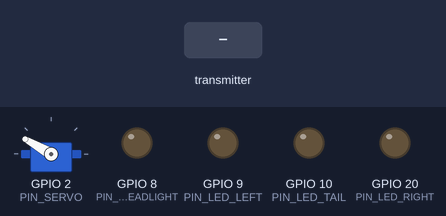
A sketch run on a simulated ESP32-C3. On the bench: servo, output pins drawn as LEDs (lit = HIGH). The inputs (shaded band) are chosen by the test bench. What the sketch prints to the serial monitor is not drawn.

Above: at 1.2 s.
1.3 s: the transmitter starts sending flags = 1
At 2.1 s:
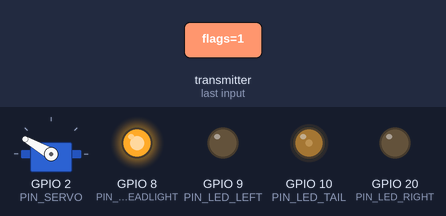
2.8 s: the transmitter starts sending steering = 1024
At 3.4 s:
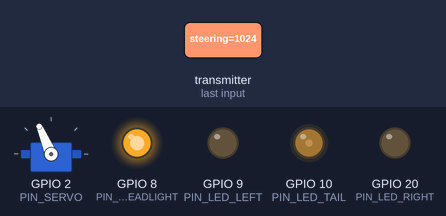
4.3 s: the transmitter starts sending steering = 2048
At 5.5 s:
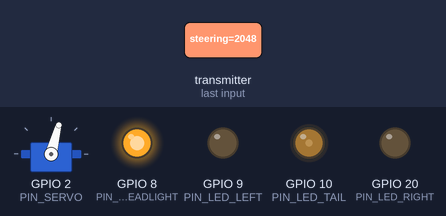
5.8 s: the transmitter starts sending steering = 4095
At 6.9 s:
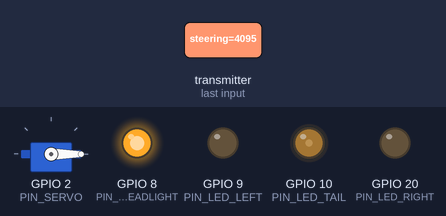
7.3 s: the transmitter starts sending flags = 0
At 8.0 s:
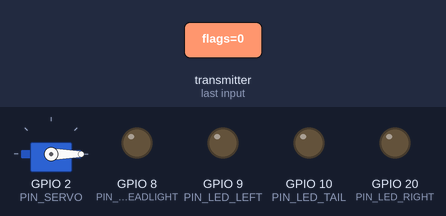
8.8 s: the transmitter starts sending steering = 2048
At 9.2 s:
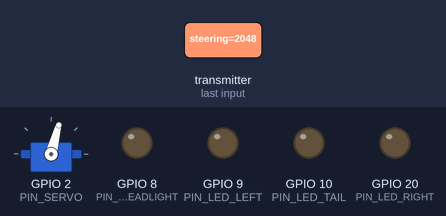
Timing chart, 0 to 11.3 s (numbered marks = the images above; inputs shaded):
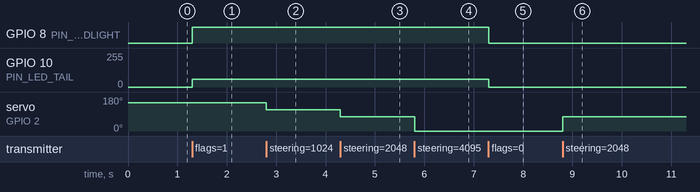

The sketch:

car.ino
```cpp
#include <WiFi.h>
#include <esp_now.h>
#include <ESP32Servo.h>
#include "config.h"
#include "protocol.h"
#include "vehicle_lights.h"
#include "lights.h"
#include <esp_wifi.h>

Servo steeringServo;

// Último comando recebido
static ControlPacket lastCmd = {};

// Telemetria enviada ao controle
static TelemetryPacket telemetry = {};

// MAC do controle (aprendido dinamicamente)
// static uint8_t controlMAC[6] = {0};
// uint8_t controlMAC[] = {0x18, 0x8B, 0x0E, 0x31, 0x91, 0xE8};
uint8_t controlMAC[] = {0x24, 0xEC, 0x4A, 0xCA, 0xFC, 0x88};

void onReceive(
  const esp_now_recv_info_t *info,
  const uint8_t *data,
  int len
) {
  Serial.println("RX OK");

  if (len == sizeof(ControlPacket)) {
    memcpy(&lastCmd, data, sizeof(ControlPacket));
    memcpy(controlMAC, info->src_addr, 6);

    // Serial.print("CMD FLAGS: ");
    // Serial.println(lastCmd.flags, BIN);

    // Atualiza estado lógico do veículo
    vehicleLightsUpdateFromCommand(lastCmd.flags);
  }
}

void setup() {
  Serial.begin(115200);
  Serial.println("BOOT");

  WiFi.mode(WIFI_STA);
  WiFi.disconnect();

  esp_wifi_set_ps(WIFI_PS_NONE);
  esp_wifi_set_channel(11, WIFI_SECOND_CHAN_NONE);

  if (esp_now_init() != ESP_OK) {
    Serial.println("Erro ao iniciar ESP-NOW Carrinho");
    return;
  }

  esp_now_set_pmk((uint8_t*)"pmk1234567890123");
  esp_now_register_recv_cb(onReceive);

  steeringServo.attach(PIN_SERVO, 500, 2400);

  esp_now_peer_info_t peer = {};
  memcpy(peer.peer_addr, controlMAC, 6);
  peer.channel = 11;
  peer.encrypt = false;

  if (esp_now_add_peer(&peer) != ESP_OK) {
    Serial.println("Erro add peer carrinho");
  }

  vehicleLightsInit();
  lightsInit();
}

void loop() {
  // Atualiza regras internas (failsafe, prioridades, etc)
  vehicleLightsLoop();

  uint16_t potValue = lastCmd.steering;

  // converte 0–4095 para 180–0 graus
  int angle = map(potValue, 0, 4095, 150, 0);
  steeringServo.write(angle);

  Serial.print("Pot: ");
  Serial.print(potValue);
  Serial.print(" Angle: ");
  Serial.println(angle);

  // if (vehicleLightsGetState().failsafe > 0) {
  //   Serial.print(" FAILSAFE: ");
  //   Serial.println(vehicleLightsGetState().failsafe);
  // }

  lightsLoop();
  lightsApplyState(vehicleLightsGetState());

  // Monta telemetria (estado REAL do veículo)
  telemetry.activeFlags = vehicleLightsGetActiveFlags();
  telemetry.failsafe    = vehicleLightsGetState().failsafe;
  telemetry.seqEcho     = lastCmd.seq;

  // Envia telemetria de volta ao controle (~20 Hz)
  static unsigned long lastSend = 0;
  if (controlMAC[0] != 0 && millis() - lastSend >= 80) {
    lastSend = millis();

    esp_now_send(controlMAC,
                 (uint8_t*)&telemetry,
                 sizeof(telemetry));
  }
}
```

lights.cpp
```cpp
#include "lights.h"
#include "vehicle_lights.h"
#include "config.h"
#include <Arduino.h>

// =============================
// CONFIG PWM (ESP32-C3 Core 3.x)
// =============================
#define TAIL_PWM_FREQ  5000
#define TAIL_PWM_RES   8   // 0-255

#define TAIL_DIM_LEVEL    60
#define TAIL_BRAKE_LEVEL  220

// =============================
// Controle de pisca
// =============================
static bool blinkState = false;
static unsigned long lastBlink = 0;

// =============================
// Inicialização
// =============================
void lightsInit() {

  pinMode(PIN_LED_HEADLIGHT, OUTPUT);
  pinMode(PIN_LED_LEFT,      OUTPUT);
  pinMode(PIN_LED_RIGHT,     OUTPUT);

  // API nova do Core 3.x
  ledcAttach(PIN_LED_TAIL, TAIL_PWM_FREQ, TAIL_PWM_RES);
  ledcWrite(PIN_LED_TAIL, 0);

  digitalWrite(PIN_LED_HEADLIGHT, LOW);
  digitalWrite(PIN_LED_LEFT,      LOW);
  digitalWrite(PIN_LED_RIGHT,     LOW);

  blinkState = false;
  lastBlink = millis();
}

// =============================
// Atualiza o estado do pisca
// =============================
void lightsLoop() {

  unsigned long now = millis();

  if (now - lastBlink >= BLINK_PERIOD_MS) {
    lastBlink = now;
    blinkState = !blinkState;
  }
}

// =============================
// Aplica estado lógico → hardware
// =============================
void lightsApplyState(const VehicleLightState& state) {

  // Farol dianteiro
  digitalWrite(PIN_LED_HEADLIGHT,
               state.headlightEnabled ? HIGH : LOW);

  // Lanterna traseira com intensidade
  if (state.brakeEnabled) {
    ledcWrite(PIN_LED_TAIL, TAIL_BRAKE_LEVEL);
  }
  else if (state.tailEnabled) {
    ledcWrite(PIN_LED_TAIL, TAIL_DIM_LEVEL);
  }
  else {
    ledcWrite(PIN_LED_TAIL, 0);
  }

  // Setas
  digitalWrite(PIN_LED_LEFT,
               (state.leftEnabled && blinkState) ? HIGH : LOW);

  digitalWrite(PIN_LED_RIGHT,
               (state.rightEnabled && blinkState) ? HIGH : LOW);
}
```

lights.h
```cpp
#pragma once
#include "vehicle_lights.h"

void lightsInit();
void lightsLoop();
void lightsApplyState(const VehicleLightState& state);
```

protocol.h
```cpp
#pragma once
#include <stdint.h>
#include <stdbool.h>

// Comandos CONTROLE → CARRINHO
#define FLAG_HEADLIGHT  (1 << 0)
#define FLAG_LEFT       (1 << 1)
#define FLAG_RIGHT      (1 << 2)
#define FLAG_HAZARD     (1 << 3)
#define FLAG_BRAKE      (1 << 4)

typedef struct {
  uint8_t flags;
  uint32_t seq;
  uint16_t steering;
} ControlPacket;

// Telemetria CARRINHO → CONTROLE
typedef struct {
  uint8_t activeFlags;   // estado final das luzes
  bool failsafe;
  uint32_t seqEcho;      // eco do último comando
} TelemetryPacket;
```

vehicle_lights.cpp
```cpp
#include "vehicle_lights.h"
#include "protocol.h"
#include "config.h"
#include <Arduino.h>

static VehicleLightState state;
static unsigned long lastCommandTime = 0;

void vehicleLightsInit() {
  state = {};
  lastCommandTime = millis();
}

void vehicleLightsUpdateFromCommand(uint8_t flags) {
  lastCommandTime = millis();
  // Serial.println("UPDATED lastCommandTime");
  state.failsafe = false;

  state.headlightEnabled = flags & FLAG_HEADLIGHT;
  state.tailEnabled      = state.headlightEnabled;

  state.hazardEnabled = flags & FLAG_HAZARD;
  state.brakeEnabled = flags & FLAG_BRAKE;

  if (state.hazardEnabled) {
    state.leftEnabled  = true;
    state.rightEnabled = true;
  } else {
    state.leftEnabled  = flags & FLAG_LEFT;
    state.rightEnabled = flags & FLAG_RIGHT;
  }
}

void vehicleLightsLoop() {
  // if (millis() - lastCommandTime > FAILSAFE_TIMEOUT_MS) {
  //   state.failsafe = true;

  //   state.hazardEnabled = true;
  //   state.leftEnabled  = true;
  //   state.rightEnabled = true;

  //   state.headlightEnabled = false;
  //   state.tailEnabled = false;
  // }
  unsigned long delta = millis() - lastCommandTime;

  // Serial.print("DELTA: ");
  // Serial.println(delta);

  if (delta > FAILSAFE_TIMEOUT_MS) {
    state.failsafe = true;

    state.hazardEnabled = true;
    state.leftEnabled  = true;
    state.rightEnabled = true;

    state.headlightEnabled = false;
    state.tailEnabled = false;

    state.brakeEnabled = false;
  }
}

VehicleLightState vehicleLightsGetState() {
  return state;
}

uint8_t vehicleLightsGetActiveFlags() {
  uint8_t flags = 0;

  if (state.headlightEnabled) flags |= FLAG_HEADLIGHT;
  if (state.leftEnabled)      flags |= FLAG_LEFT;
  if (state.rightEnabled)     flags |= FLAG_RIGHT;
  if (state.hazardEnabled)    flags |= FLAG_HAZARD;

  return flags;
}
```

vehicle_lights.h
```cpp
#pragma once
#include <stdint.h>
#include <stdbool.h>

typedef struct {
  bool headlightEnabled;   // farol / lanterna ligados
  bool tailEnabled;

  bool leftEnabled;        // seta esquerda habilitada
  bool rightEnabled;       // seta direita habilitada
  bool hazardEnabled;      // pisca-alerta habilitado
  bool brakeEnabled;

  bool failsafe;
} VehicleLightState;

void vehicleLightsInit();
void vehicleLightsUpdateFromCommand(uint8_t flags);
void vehicleLightsLoop();

VehicleLightState vehicleLightsGetState();
uint8_t vehicleLightsGetActiveFlags();
```

config.h
```cpp
#pragma once

// LEDs
#define PIN_LED_HEADLIGHT    8
#define PIN_LED_TAIL         10
#define PIN_LED_LEFT         9
#define PIN_LED_RIGHT        20

// Pisca
#define BLINK_INTERVAL_MS    500
#define BLINK_PERIOD_MS      500

#define PIN_SERVO            2

// FAILSAFE
// #define FAILSAFE_TIMEOUT_MS  300   // 300 ms sem comando
#define FAILSAFE_TIMEOUT_MS  3000
```

Measured:
- after the input at 1.3 s, GPIO 8 (PIN_LED_HEADLIGHT): LOW → HIGH at once; GPIO 10 (PIN_LED_TAIL): 0/255 → 60/255 at once
- after the input at 2.8 s, servo on GPIO 2 (PIN_SERVO): 150° → 113° at once
- after the input at 4.3 s, servo on GPIO 2 (PIN_SERVO): 113° → 75° at once
- after the input at 5.8 s, servo on GPIO 2 (PIN_SERVO): 75° → 0° at once
- after the input at 7.3 s, GPIO 8 (PIN_LED_HEADLIGHT): HIGH → LOW at once; GPIO 10 (PIN_LED_TAIL): 60/255 → 0/255 at once
- after the input at 8.8 s, servo on GPIO 2 (PIN_SERVO): 0° → 75° at once
